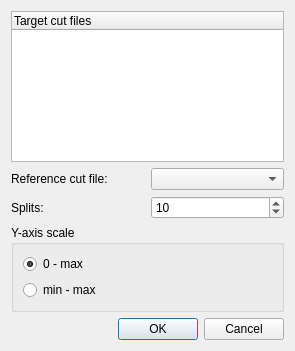
<?xml version="1.0" encoding="UTF-8"?>
<ui version="4.0">
 <class>Dialog</class>
 <widget class="QDialog" name="Dialog">
  <property name="geometry">
   <rect>
    <x>0</x>
    <y>0</y>
    <width>295</width>
    <height>351</height>
   </rect>
  </property>
  <property name="windowTitle">
   <string>Composition changes</string>
  </property>
  <layout class="QGridLayout" name="gridLayout">
   <item row="2" column="0">
    <layout class="QHBoxLayout" name="horizontalLayout_4">
     <item>
      <spacer name="horizontalSpacer">
       <property name="orientation">
        <enum>Qt::Horizontal</enum>
       </property>
       <property name="sizeHint" stdset="0">
        <size>
         <width>40</width>
         <height>20</height>
        </size>
       </property>
      </spacer>
     </item>
     <item>
      <widget class="QLabel" name="label_status">
       <property name="text">
        <string/>
       </property>
       <property name="wordWrap">
        <bool>true</bool>
       </property>
      </widget>
     </item>
     <item>
      <widget class="QPushButton" name="OKButton">
       <property name="text">
        <string>OK</string>
       </property>
      </widget>
     </item>
     <item>
      <widget class="QPushButton" name="cancelButton">
       <property name="text">
        <string>Cancel</string>
       </property>
      </widget>
     </item>
    </layout>
   </item>
   <item row="0" column="0">
    <layout class="QVBoxLayout" name="verticalLayout">
     <item>
      <widget class="QTreeWidget" name="targetCutTree">
       <column>
        <property name="text">
         <string>Target cut files</string>
        </property>
       </column>
      </widget>
     </item>
     <item>
      <layout class="QHBoxLayout" name="horizontalLayout">
       <item>
        <widget class="QLabel" name="label">
         <property name="text">
          <string>Reference cut file:</string>
         </property>
        </widget>
       </item>
       <item>
        <widget class="QComboBox" name="referenceCut">
         <property name="toolTip">
          <string>Select reference cut file for target cut files.</string>
         </property>
        </widget>
       </item>
      </layout>
     </item>
     <item>
      <layout class="QHBoxLayout" name="horizontalLayout_2">
       <item>
        <widget class="QLabel" name="label_2">
         <property name="text">
          <string>Splits:</string>
         </property>
        </widget>
       </item>
       <item>
        <widget class="QSpinBox" name="partitionCount">
         <property name="toolTip">
          <string>Define how many splits the cut files will be diveded to.</string>
         </property>
         <property name="minimum">
          <number>2</number>
         </property>
         <property name="value">
          <number>10</number>
         </property>
        </widget>
       </item>
      </layout>
     </item>
     <item>
      <widget class="QGroupBox" name="groupBox">
       <property name="title">
        <string>Y-axis scale</string>
       </property>
       <layout class="QGridLayout" name="gridLayout_2">
        <item row="0" column="0">
         <layout class="QVBoxLayout" name="verticalLayout_2">
          <item>
           <widget class="QRadioButton" name="radioButton_0max">
            <property name="text">
             <string>0 - max</string>
            </property>
            <property name="checked">
             <bool>true</bool>
            </property>
           </widget>
          </item>
          <item>
           <widget class="QRadioButton" name="radioButton_minmax">
            <property name="text">
             <string>min - max</string>
            </property>
           </widget>
          </item>
         </layout>
        </item>
       </layout>
      </widget>
     </item>
     <item>
      <layout class="QHBoxLayout" name="horizontalLayout_3"/>
     </item>
    </layout>
   </item>
  </layout>
 </widget>
 <resources/>
 <connections/>
</ui>
